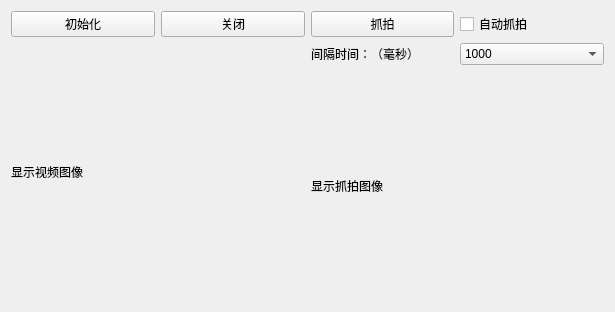
<?xml version="1.0" encoding="UTF-8"?>
<ui version="4.0">
 <class>Widget</class>
 <widget class="QWidget" name="Widget">
  <property name="geometry">
   <rect>
    <x>0</x>
    <y>0</y>
    <width>615</width>
    <height>312</height>
   </rect>
  </property>
  <property name="windowTitle">
   <string>VideoCardTest</string>
  </property>
  <layout class="QGridLayout" name="gridLayout">
   <item row="0" column="0">
    <widget class="QPushButton" name="pushButton_init">
     <property name="text">
      <string>初始化</string>
     </property>
    </widget>
   </item>
   <item row="0" column="1">
    <widget class="QPushButton" name="pushButton_close">
     <property name="text">
      <string>关闭</string>
     </property>
    </widget>
   </item>
   <item row="0" column="2">
    <widget class="QPushButton" name="pushButton_capture">
     <property name="text">
      <string>抓拍</string>
     </property>
    </widget>
   </item>
   <item row="0" column="3">
    <widget class="QCheckBox" name="checkBox_autoCapture">
     <property name="text">
      <string>自动抓拍</string>
     </property>
    </widget>
   </item>
   <item row="1" column="0" rowspan="2" colspan="2">
    <widget class="QLabel" name="label_video">
     <property name="text">
      <string>显示视频图像</string>
     </property>
    </widget>
   </item>
   <item row="1" column="3">
    <widget class="QComboBox" name="comboBox_timer">
     <item>
      <property name="text">
       <string>1000</string>
      </property>
     </item>
     <item>
      <property name="text">
       <string>2000</string>
      </property>
     </item>
     <item>
      <property name="text">
       <string>3000</string>
      </property>
     </item>
     <item>
      <property name="text">
       <string>4000</string>
      </property>
     </item>
    </widget>
   </item>
   <item row="2" column="2" colspan="2">
    <widget class="QLabel" name="label_capture">
     <property name="text">
      <string>显示抓拍图像</string>
     </property>
    </widget>
   </item>
   <item row="1" column="2">
    <widget class="QLabel" name="label">
     <property name="text">
      <string>间隔时间：（毫秒）</string>
     </property>
    </widget>
   </item>
  </layout>
 </widget>
 <layoutdefault spacing="6" margin="11"/>
 <resources/>
 <connections/>
</ui>
